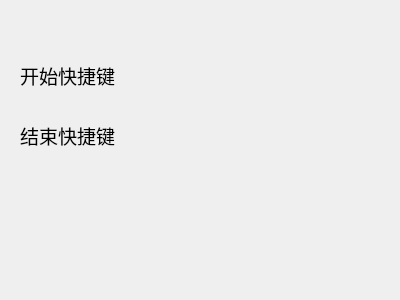
<?xml version="1.0" encoding="UTF-8"?>
<ui version="4.0">
 <class>set_widget</class>
 <widget class="QWidget" name="set_widget">
  <property name="geometry">
   <rect>
    <x>0</x>
    <y>0</y>
    <width>400</width>
    <height>300</height>
   </rect>
  </property>
  <property name="windowTitle">
   <string>Form</string>
  </property>
  <widget class="QLabel" name="label">
   <property name="geometry">
    <rect>
     <x>20</x>
     <y>60</y>
     <width>171</width>
     <height>31</height>
    </rect>
   </property>
   <property name="font">
    <font>
     <family>新宋体</family>
     <pointsize>14</pointsize>
    </font>
   </property>
   <property name="text">
    <string>开始快捷键</string>
   </property>
  </widget>
  <widget class="QLabel" name="label_2">
   <property name="geometry">
    <rect>
     <x>20</x>
     <y>120</y>
     <width>171</width>
     <height>31</height>
    </rect>
   </property>
   <property name="font">
    <font>
     <family>新宋体</family>
     <pointsize>14</pointsize>
    </font>
   </property>
   <property name="text">
    <string>结束快捷键</string>
   </property>
  </widget>
 </widget>
 <resources/>
 <connections/>
</ui>
